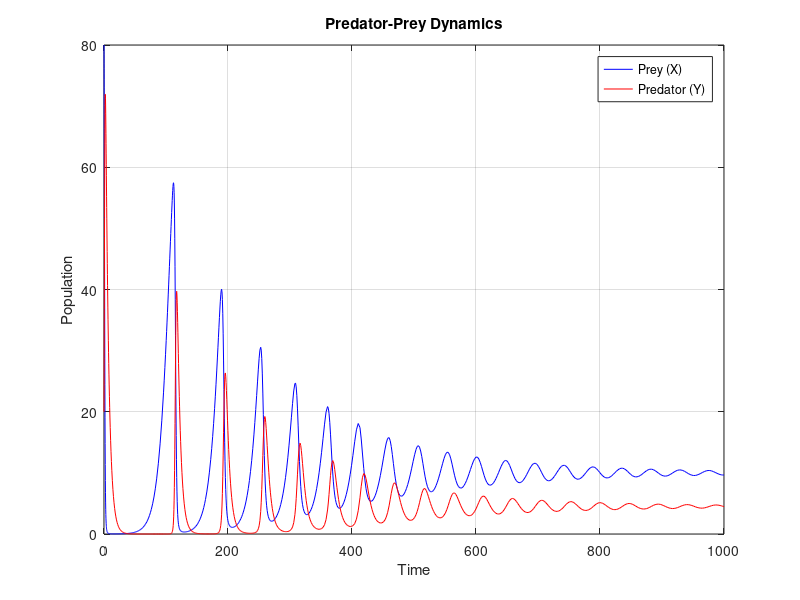

MATLAB code to generate this figure:
function prey_predator_model()
    % Define parameters
    r = 0.1;  % Prey growth rate
    k = 100;  % Carrying capacity for prey
    a = 0.02; % Rate of predation
    b = 0.02; % Predator reproduction rate per prey
    d = 0.2;  % Predator death rate
    
    % Initial conditions
    X0 = 80;
    Y0 = 20;
    initial_conditions = [X0; Y0];
    
    % Solve the system of ODEs
    [t, solution] = ode45(@(t, y) odefun(t, y, r, k, a, b, d), [0, 1000], initial_conditions);
    
    % Plot the results
    plot(t, solution(:, 1), 'b-', t, solution(:, 2), 'r-');
    xlabel('Time');
    ylabel('Population');
    title('Predator-Prey Dynamics');
    legend('Prey (X)', 'Predator (Y)');
    grid on;
end

function dydt = odefun(t, y, r, k, a, b, d)
    X = y(1);
    Y = y(2);
    
    % Differential equations
    dXdt = r*X*(1 - X/k) - a*X*Y;
    dYdt = b*X*Y - d*Y;
    
    dydt = [dXdt; dYdt];
end

